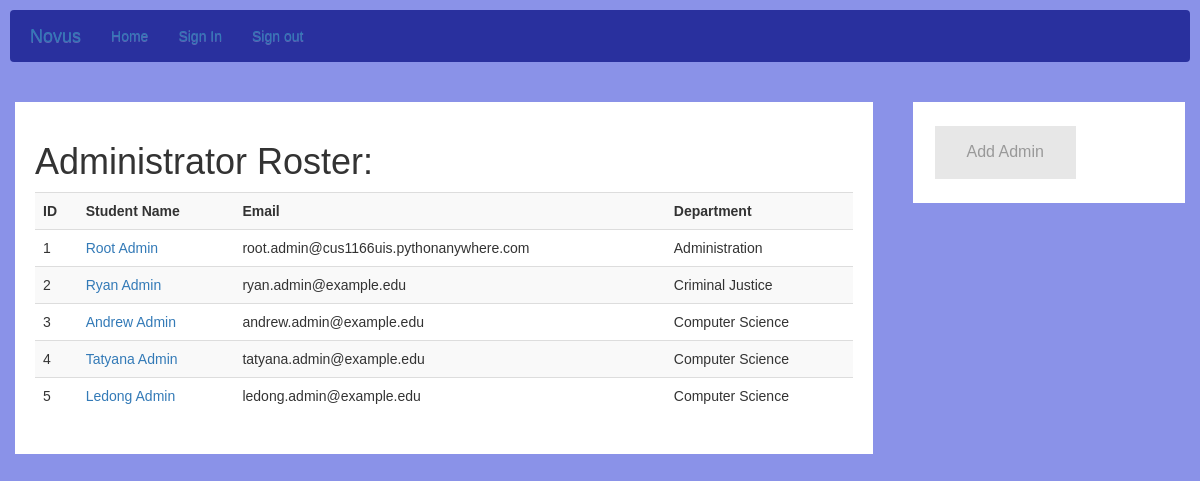
The page /administrator_roster on the database its author committed.
### models.py (models this page shows, shortened)
class User(db.Model, UserMixin):
    __tablename__="users"
    id = db.Column(db.Integer, primary_key=True)
    uniqueid = db.Column(db.String(5), index=True)
    name = db.Column(db.String(120), index=True, unique=False)
    gender = db.Column(db.String(6), index=True)
    email = db.Column(db.String(120), index=True)
    phone = db.Column(db.String(120), index=True)
    birthday = db.Column(db.String(120), index=True)
    active = db.Column(db.Boolean())
    roles = relationship("Role", secondary="user_roles")
    password = db.Column(db.String(128))

class Administrator(User, db.Model):
    __tablename__="administrators"
    id = db.Column(db.Integer, ForeignKey('users.id'), primary_key=True)
    department = db.Column(db.String(120), index=True)

class User(db.Model, UserMixin):
    __tablename__="users"
    id = db.Column(db.Integer, primary_key=True)
    uniqueid = db.Column(db.String(5), index=True)
    name = db.Column(db.String(120), index=True, unique=False)
    gender = db.Column(db.String(6), index=True)
    email = db.Column(db.String(120), index=True)
    phone = db.Column(db.String(120), index=True)
    birthday = db.Column(db.String(120), index=True)
    active = db.Column(db.Boolean())
    roles = relationship("Role", secondary="user_roles")
    password = db.Column(db.String(128))

### app.py (the view)
@app.route('/administrator_roster')
def administrator_roster():
    admins = Administrator.query.all()
    return render_template('administrator_roster.html', admins=admins)

### templates/administrator_roster.html
{% extends 'layout.html' %}
{% block head %}
        <link rel="stylesheet" href="//maxcdn.bootstrapcdn.com/bootstrap/3.2.0/css/bootstrap.min.css">
        <link rel="stylesheet" href="//maxcdn.bootstrapcdn.com/bootstrap/3.2.0/css/bootstrap-theme.min.css">
        <link rel="stylesheet" type="text/css" href="/static/css/roster.css">
{% endblock %}
{% block app_content %}
<div class="row">
  <div class="leftcolumn">
    <div class="card" id="opt">
      <h1>Administrator Roster: </h1>
      <div style="text-align:center">
        <table class="table table-striped" >
          <tr>
            <th>ID</th>
            <th>Student Name</th>
            <th>Email</th>
            <th>Department</th>
          </tr>
          {% for admin in admins %}
          <tr class="text-left">
            <td>{{admin.id}}</td>
            <td><a href="{{ url_for('details', type='Administrator', id=admin.id) }}">{{admin.name}}</a></td>
            <td>{{admin.email}}</td>
            <td>{{admin.department}}</td>
          </tr>
          {% endfor %}
        </table>
      </div>
    </div>
  </div>
  <div class="rightcolumn">
    <div class="card">
      <a href="{{ url_for('create_administrator') }}" class="button">
        Add Admin
      </a>
    </div>
  </div>
</div>
{% endblock %}

### templates/layout.html (shortened to what this page needs)
{% extends 'bootstrap/base.html' %}
{% block navbar %}
  <nav class="navbar navbar-light" style="background-color: #29309e;">
    <div class="container">
      <div class="navbar-header">
        <a class="navbar-brand" href="/">Novus</a>
      </div>
      <div class="navbar-collapse collapse">
        <ul class="nav navbar-nav">
          <li><a href="/">Home</a></li>
          <li><a href="/welcome">Sign In</a></li>
          <li><a href="/logout">Sign out</a></li>
        </ul>
      </div>
    </div>
  </nav>
{% endblock %}
{% block content %}
  <div class="container">
    {% block app_content %}
    {% endblock %}
  </div>
{% endblock %}

### static/css/roster.css (style rules this page uses)
* { box-sizing: border-box; }
body { font-family: Arial; padding: 10px; background: #8a92e8; }
.leftcolumn { float: left; width: 75%; background-color: #8a92e8; padding-right: 20px; }
.button { background-color: #e7e7e7; border: none; color: #999999; padding: 15px 32px; text-align: center; text-decoration: none; display: inline-block; font-size: 16px; margin: 4px 2px; cursor: pointer; }
.rightcolumn { float: right; width: 25%; background-color: #8a92e8; padding-left: 20px; }
.card { background-color: white; padding: 20px; margin-top: 20px; }
.row:after { content: ""; display: table; clear: both; }

### rows shown on the page
Administrator: id "1", name "Root Admin", email "root.admin@cus1166uis.pythonanywhere.com", department "Administration"
Administrator: id "2", name "Ryan Admin", email "ryan.admin@example.edu", department "Criminal Justice"
Administrator: id "3", name "Andrew Admin", email "andrew.admin@example.edu", department "Computer Science"
Administrator: id "4", name "Tatyana Admin", email "tatyana.admin@example.edu", department "Computer Science"
Administrator: id "5", name "Ledong Admin", email "ledong.admin@example.edu", department "Computer Science"
